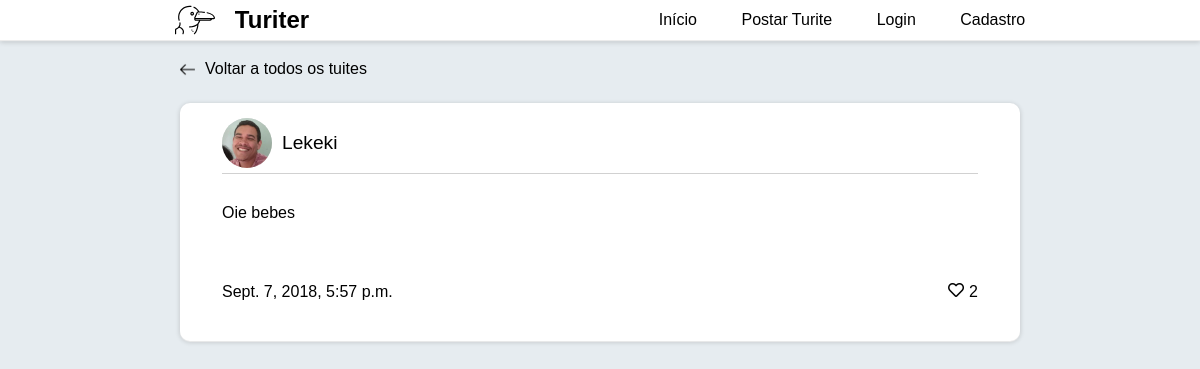
The app's page /tuite/69 with its own data.
### tuites/models.py (models this page shows)
class Tuite(models.Model):
    content = models.CharField('Tuite', max_length=280)
    author = models.ForeignKey('users.User', on_delete=models.CASCADE, related_name='tuites')
    date_created = models.DateTimeField(auto_now_add=True)
    objects = TuitesManager()
    @property
    def likes_count(self):
        return self.liked_by.count()
    def __str__(self):
        return f'{self.content}'
    class Meta:
        ordering = ('content', )

### users/models.py (models this page shows, shortened)
class User(AbstractUser):
    followers = models.ManyToManyField('self', blank=True, symmetrical=False)
    following = models.ManyToManyField('self', blank=True, related_name='seguindo', symmetrical=False)
    picture = models.ImageField('Foto de perfil', default='img/blank-pic.png')
    liked_tuites = models.ManyToManyField('tuites.Tuite', related_name='liked_by', blank=True)

### tuites/views.py (the view)
# urls.py: path('tuite/<int:pk>', SingleTuiteView.as_view(), name='tuite'),
class SingleTuiteView(generic.DetailView):
    template_name = 'single_tuite.html'
    model = Tuite
    context_object_name = 'tuite'

### templates/templatetags/user_liked.py (called while the page is built)
@register.simple_tag(takes_context=True)
def liked_tuite_heart_icon(context):
    user = context.get('user')
    tuite = context.get('tuite')
    if(user.is_authenticated):
        if user.liked_tuites.filter(id__in=[tuite.id]).exists():
            return "fas fa-heart"
    return "far fa-heart"

### templates/single_tuite.html
{% extends 'base.html' %}
{% load staticfiles %}
{% block body %}
    <div class="back-container" id="single-tuite-back">
        <a href="{% url 'tuites:home' %}">
            <img src="{% static 'img/left-arrow.png' %}" alt="">
            Voltar a todos os tuites
        </a>
    </div>
    {% include 'includes/card.html' %}
{% endblock %}

### templates/includes/card.html
{% load static %}
{% load user_liked %}
<div id="tuite">
    <div id="user-block">
        <img src="{{ tuite.author.picture.url }}" alt="">
        <a href="{% url 'users:profile' tuite.author.pk %}" id="username"> {{ tuite.author }}</a>
    </div>
    <div id="tuite-text">
        {{ tuite }}
    </div>
    <div id="reactions">
        <p>{{ tuite.date_created }}</p>
        <div>
            <a href="{% url 'tuites:like' tuite.id %}" class="like-tuite">
                <i class="{% liked_tuite_heart_icon %}"></i> {{ tuite.likes_count }}
            </a>
        </div>
    </div>
</div>

### static/css/style.css (style rules this page uses)
body { font-family: sans-serif; margin: 0; background: #e6ecf0; display: flex; flex-direction: column; align-items: center; }
#tuite { display: flex; flex-direction: column; align-items: center; justify-content: space-around; background-color: white; width: 70%; margin: 25px 0 25px 0; box-shadow: 0 1px 1px 0 #ECECEC, 0 1px 5px 0 rgba(0, 0, 0, 0.19); border-radius: 10px; }
#user-block { display: flex; flex-direction: row; align-items: center; justify-content: flex-start; width: 90%; border-bottom: 1px solid rgb(209, 209, 209); margin: 10px 0 10px 0; padding: 5px 0 5px 0; }
#user-block img { width: 50px; background-color: #ddd; border-radius: 100%; height: 50px; object-fit: cover; width: 50px; margin: 0 10px 0 0; }
#user-block a { color: black; font-size: 1.2rem; }
#tuite-text { width: 90%; padding: 20px 0 20px 0; }
#reactions { width: 90%; display: flex; flex-direction: row; align-items: center; justify-content: space-between; padding: 20px 0 20px 0; }
#reactions div { display: flex; flex-direction: row; align-items: center; justify-content: center; padding: 20px 0 20px 0; }
#reactions div a { color: black; display: flex; align-items: center; justify-content: space-between; }
#reactions div a i { transition: all 0.1s linear; height: auto; margin: 0 5px 3px 0; }
h1, h2, h3, p { margin: 0; }
a, u { text-decoration: none; }
#single-tuite-back { width: 70%; padding-bottom: 0; padding-top: 20px; }

### static/css/edits.css (style rules this page uses)
.back-container { width: 100%; flex-direction: row; display: flex; align-items: center; justify-content: flex-start; padding: 0 0 10px 0; }
.back-container a { display: flex; align-items: center; color: black; }
.back-container a img { width: 15px; margin: 0 10px 0 0; }

### records on screen
Tuite: author.picture (picture), author "Lekeki", content "Oie bebes", date_created "Sept. 7, 2018, 5:57 p.m.", likes_count "2"
